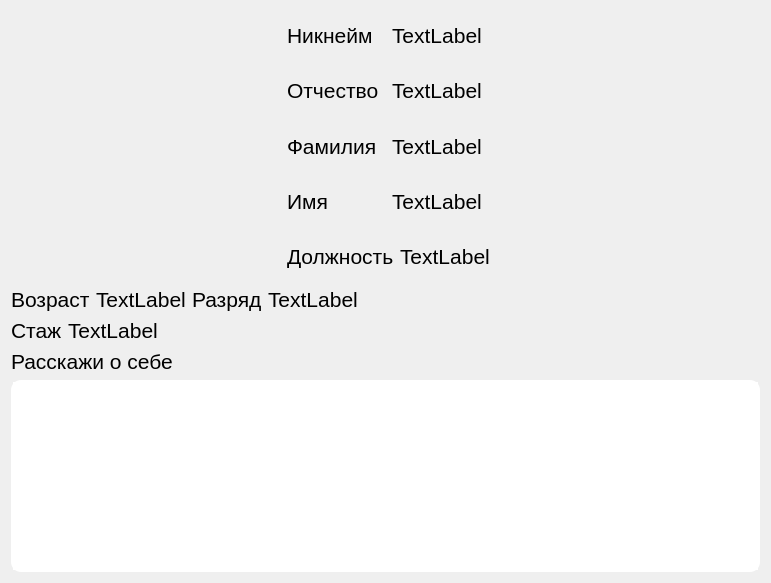
         <widget class="QWidget" name="acc_page">
          <layout class="QVBoxLayout" name="verticalLayout_15">
           <item>
            <layout class="QHBoxLayout" name="horizontalLayout_25">
             <item>
              <widget class="QLabel" name="label_8">
               <property name="enabled">
                <bool>true</bool>
               </property>
               <property name="sizePolicy">
                <sizepolicy hsizetype="Minimum" vsizetype="Minimum">
                 <horstretch>0</horstretch>
                 <verstretch>0</verstretch>
                </sizepolicy>
               </property>
               <property name="minimumSize">
                <size>
                 <width>270</width>
                 <height>270</height>
                </size>
               </property>
               <property name="maximumSize">
                <size>
                 <width>270</width>
                 <height>270</height>
                </size>
               </property>
               <property name="text">
                <string/>
               </property>
               <property name="pixmap">
                <pixmap resource="../resourses.qrc">:/res/kisspng-user-profile-2018-in-sight-user-conference-expo-5b554c0968c377.0307553315323166814291-fotor-bg-remover-20241102121640.png</pixmap>
               </property>
               <property name="scaledContents">
                <bool>true</bool>
               </property>
              </widget>
             </item>
             <item>
              <layout class="QVBoxLayout" name="verticalLayout_9">
               <item>
                <layout class="QHBoxLayout" name="horizontalLayout_13">
                 <item>
                  <widget class="QLabel" name="label_18">
                   <property name="font">
                    <font>
                     <pointsize>16</pointsize>
                    </font>
                   </property>
                   <property name="text">
                    <string>Никнейм</string>
                   </property>
                  </widget>
                 </item>
                 <item>
                  <widget class="QLabel" name="label_nik">
                   <property name="font">
                    <font>
                     <pointsize>16</pointsize>
                    </font>
                   </property>
                   <property name="text">
                    <string>TextLabel</string>
                   </property>
                  </widget>
                 </item>
                </layout>
               </item>
               <item>
                <layout class="QHBoxLayout" name="horizontalLayout_7">
                 <item>
                  <widget class="QLabel" name="label_11">
                   <property name="font">
                    <font>
                     <pointsize>16</pointsize>
                    </font>
                   </property>
                   <property name="text">
                    <string>Отчество</string>
                   </property>
                  </widget>
                 </item>
                 <item>
                  <widget class="QLabel" name="label_midlename">
                   <property name="font">
                    <font>
                     <pointsize>16</pointsize>
                    </font>
                   </property>
                   <property name="text">
                    <string>TextLabel</string>
                   </property>
                  </widget>
                 </item>
                </layout>
               </item>
               <item>
                <layout class="QHBoxLayout" name="horizontalLayout_5">
                 <item>
                  <widget class="QLabel" name="label_9">
                   <property name="font">
                    <font>
                     <pointsize>16</pointsize>
                    </font>
                   </property>
                   <property name="text">
                    <string>Фамилия</string>
                   </property>
                  </widget>
                 </item>
                 <item>
                  <widget class="QLabel" name="label_secondnaame">
                   <property name="font">
                    <font>
                     <pointsize>16</pointsize>
                    </font>
                   </property>
                   <property name="text">
                    <string>TextLabel</string>
                   </property>
                  </widget>
                 </item>
                </layout>
               </item>
               <item>
                <layout class="QHBoxLayout" name="horizontalLayout_6">
                 <item>
                  <widget class="QLabel" name="label_10">
                   <property name="font">
                    <font>
                     <pointsize>16</pointsize>
                    </font>
                   </property>
                   <property name="text">
                    <string>Имя</string>
                   </property>
                  </widget>
                 </item>
                 <item>
                  <widget class="QLabel" name="label_name">
                   <property name="font">
                    <font>
                     <pointsize>16</pointsize>
                    </font>
                   </property>
                   <property name="text">
                    <string>TextLabel</string>
                   </property>
                  </widget>
                 </item>
                </layout>
               </item>
               <item>
                <layout class="QHBoxLayout" name="horizontalLayout_8">
                 <item>
                  <widget class="QLabel" name="label_16">
                   <property name="font">
                    <font>
                     <pointsize>16</pointsize>
                    </font>
                   </property>
                   <property name="text">
                    <string>Должность</string>
                   </property>
                  </widget>
                 </item>
                 <item>
                  <widget class="QLabel" name="label_post">
                   <property name="font">
                    <font>
                     <pointsize>16</pointsize>
                    </font>
                   </property>
                   <property name="text">
                    <string>TextLabel</string>
                   </property>
                  </widget>
                 </item>
                </layout>
               </item>
              </layout>
             </item>
             <item>
              <spacer name="horizontalSpacer_11">
               <property name="minimumSize">
                <size>
                 <width>270</width>
                 <height>270</height>
                </size>
               </property>
               <property name="maximumSize">
                <size>
                 <width>270</width>
                 <height>270</height>
                </size>
               </property>
               <property name="orientation">
                <enum>Qt::Horizontal</enum>
               </property>
               <property name="sizeHint" stdset="0">
                <size>
                 <width>267</width>
                 <height>267</height>
                </size>
               </property>
              </spacer>
             </item>
            </layout>
           </item>
           <item>
            <layout class="QHBoxLayout" name="horizontalLayout_24">
             <item>
              <layout class="QHBoxLayout" name="horizontalLayout_15">
               <item>
                <layout class="QHBoxLayout" name="horizontalLayout_9">
                 <item>
                  <widget class="QLabel" name="label_13">
                   <property name="font">
                    <font>
                     <pointsize>16</pointsize>
                    </font>
                   </property>
                   <property name="text">
                    <string>Возраст</string>
                   </property>
                  </widget>
                 </item>
                 <item>
                  <widget class="QLabel" name="label_age">
                   <property name="font">
                    <font>
                     <pointsize>16</pointsize>
                    </font>
                   </property>
                   <property name="text">
                    <string>TextLabel</string>
                   </property>
                  </widget>
                 </item>
                </layout>
               </item>
               <item>
                <layout class="QHBoxLayout" name="horizontalLayout_11">
                 <item>
                  <widget class="QLabel" name="label_14">
                   <property name="font">
                    <font>
                     <pointsize>16</pointsize>
                    </font>
                   </property>
                   <property name="text">
                    <string>Разряд</string>
                   </property>
                  </widget>
                 </item>
                 <item>
                  <widget class="QLabel" name="label_level">
                   <property name="font">
                    <font>
                     <pointsize>16</pointsize>
                    </font>
                   </property>
                   <property name="text">
                    <string>TextLabel</string>
                   </property>
                  </widget>
                 </item>
                </layout>
               </item>
              </layout>
             </item>
             <item>
              <spacer name="horizontalSpacer_10">
               <property name="orientation">
                <enum>Qt::Horizontal</enum>
               </property>
               <property name="sizeHint" stdset="0">
                <size>
                 <width>40</width>
                 <height>20</height>
                </size>
               </property>
              </spacer>
             </item>
            </layout>
           </item>
           <item>
            <layout class="QHBoxLayout" name="horizontalLayout_23">
             <item>
              <layout class="QHBoxLayout" name="horizontalLayout_12">
               <item>
                <widget class="QLabel" name="label_15">
                 <property name="font">
                  <font>
                   <pointsize>16</pointsize>
                  </font>
                 </property>
                 <property name="text">
                  <string>Стаж</string>
                 </property>
                </widget>
               </item>
               <item>
                <widget class="QLabel" name="label_exp">
                 <property name="font">
                  <font>
                   <pointsize>16</pointsize>
                  </font>
                 </property>
                 <property name="text">
                  <string>TextLabel</string>
                 </property>
                </widget>
               </item>
              </layout>
             </item>
             <item>
              <spacer name="horizontalSpacer_9">
               <property name="orientation">
                <enum>Qt::Horizontal</enum>
               </property>
               <property name="sizeHint" stdset="0">
                <size>
                 <width>40</width>
                 <height>20</height>
                </size>
               </property>
              </spacer>
             </item>
            </layout>
           </item>
           <item>
            <layout class="QVBoxLayout" name="verticalLayout_14">
             <item>
              <layout class="QHBoxLayout" name="horizontalLayout_22">
               <item>
                <widget class="QLabel" name="label_34">
                 <property name="font">
                  <font>
                   <pointsize>16</pointsize>
                  </font>
                 </property>
                 <property name="text">
                  <string>Расскажи о себе</string>
                 </property>
                </widget>
               </item>
               <item>
                <spacer name="horizontalSpacer_8">
                 <property name="orientation">
                  <enum>Qt::Horizontal</enum>
                 </property>
                 <property name="sizeHint" stdset="0">
                  <size>
                   <width>40</width>
                   <height>20</height>
                  </size>
                 </property>
                </spacer>
               </item>
              </layout>
             </item>
             <item>
              <widget class="QTextEdit" name="textEdit_pfil">
               <property name="styleSheet">
                <string notr="true">border: 2px solid white;
                                                    border-radius: 10px;
                                                    color: white;
                                                </string>
               </property>
              </widget>
             </item>
            </layout>
           </item>
          </layout>
         </widget>
